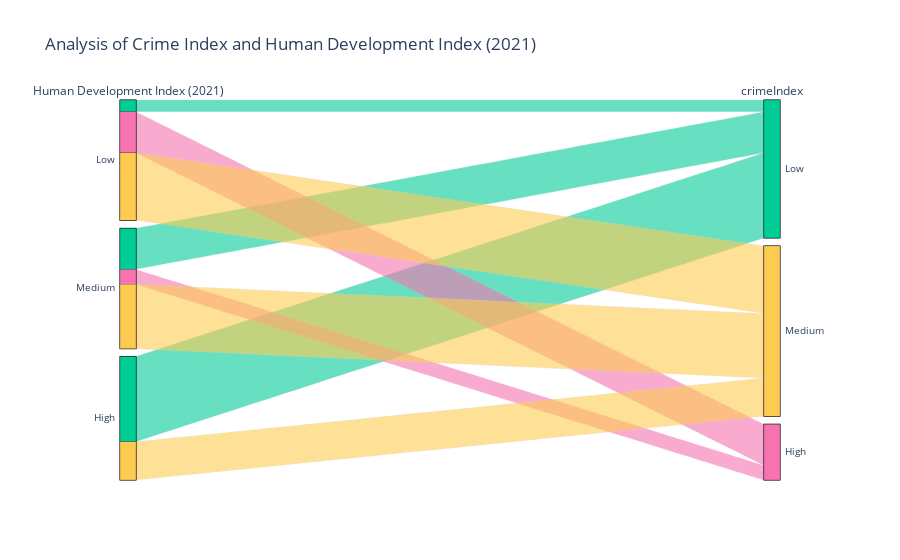

Notebook cell for this chart:
### Code cell
df_development = pd.read_csv('datasets/Human Development Index.csv')
df_world = pd.read_csv('datasets/crime-rate-by-country-2023.csv')

color_map = {'Low': '#00cc96', 'Medium': '#fecb52', 'High': '#f673b0'}

# Filter and rename columns
df_development_filtered = df_development[['Country', 'HDI Rank (2021)', 'Human Development Index (2021)', 'Inequality in income (2021)']]
df_development_filtered = df_development_filtered.rename(columns={'Country': 'country'})

# Merge dataframes
hdi_df = df_development_filtered[['country', 'Human Development Index (2021)']]
merged_hdi_df = pd.merge(df_world, hdi_df, on='country', how='inner')

# Define bins and labels for crimeIndex and Human Development Index (2021)
bins_crime = [-float('inf'), 40, 60, float('inf')]
labels_crime = ['Low', 'Medium', 'High']
bins_hdi = [merged_hdi_df['Human Development Index (2021)'].min(), 
            merged_hdi_df['Human Development Index (2021)'].quantile(1/3), 
            merged_hdi_df['Human Development Index (2021)'].quantile(2/3), 
            merged_hdi_df['Human Development Index (2021)'].max()]
labels_hdi = ['Low', 'Medium', 'High']

# Apply binning
merged_hdi_df['crimeIndex'], bins_cut_crime = pd.cut(merged_hdi_df['crimeIndex'], bins=bins_crime, labels=labels_crime, retbins=True)
merged_hdi_df['Human Development Index (2021)'], bins_cut_hdi = pd.cut(merged_hdi_df['Human Development Index (2021)'], bins=bins_hdi, labels=labels_hdi, retbins=True)

# Drop NaN values if any
merged_hdi_df = merged_hdi_df.dropna(subset=['crimeIndex', 'Human Development Index (2021)'])

# Create parallel categories plot
parcat = go.Parcats(dimensions=[
                    {'label': 'Human Development Index (2021)', 'values': merged_hdi_df['Human Development Index (2021)'], 'categoryorder': 'array', 'categoryarray': ['Low', 'Medium', 'High']},
                    {'label': 'crimeIndex', 'values': merged_hdi_df['crimeIndex'], 'categoryorder': 'array', 'categoryarray': ['Low', 'Medium', 'High']}
                    ],
                    line=dict(color=merged_hdi_df['crimeIndex'].map(color_map)))

gdi_figure = go.Figure(parcat)
gdi_figure.update_layout(title='Analysis of Crime Index and Human Development Index (2021)',
                        height = 500)
gdi_figure.show()

### Figure 1 — Plotly figure (JSON) as saved in the notebook; plotly's stock layout.template omitted (floating-point values rounded to 4 significant figures)
{"data": [{"dimensions": [{"categoryarray": ["Low", "Medium", "High"], "categoryorder": "array", "label": "Human Development Index (2021)", "values": ["Low", "Low", "Low", "Low", "Low", "Low", "Medium", "Low", "Medium", "Low", "Low", "Low", "Low", "Low", "Medium", "Medium", "Low", "Medium", "Low", "Medium", "Low", "Low", "Low", "Medium", "Medium", "Medium", "Low", "Low", "Medium", "Low", "Medium", "Medium", "Medium", "Medium", "Medium", "High", "Low", "Medium", "High", "Medium", "Low", "Low", "Medium", "Low", "Low", "Medium", "Low", "Low", "High", "Low", "High", "Medium", "Low", "Medium", "Low", "Low", "Medium", "High", "Low", "High", "High", "Medium", "High", "High", "Low", "Medium", "Low", "High", "High", "Medium", "Low", "Low", "Low", "High", "Medium", "Medium", "High", "Low", "Medium", "Medium", "Medium", "High", "Medium", "Medium", "Low", "High", "High", "High", "High", "Low", "Medium", "High", "High", "Medium", "High", "High", "High", "High", "Medium", "High", "Medium", "Medium", "Medium", "High", "High", "High", "High", "High", "High", "High", "High", "Low", "High", "High", "High", "Medium", "Medium", "High", "High", "High", "High", "Medium", "High", "High"]}, {"categoryarray": ["Low", "Medium", "High"], "categoryorder": "array", "label": "crimeIndex", "values": ["High", "High", "High", "High", "High", "High", "High", "High", "High", "High", "High", "High", "High", "High", "High", "High", "High", "High", "High", "Medium", "Medium", "Medium", "Medium", "Medium", "Medium", "Medium", "Medium", "Medium", "Medium", "Medium", "Medium", "Medium", "Medium", "Medium", "Medium", "Medium", "Medium", "Medium", "Medium", "Medium", "Medium", "Medium", "Medium", "Medium", "Medium", "Medium", "Medium", "Medium", "Medium", "Medium", "Medium", "Medium", "Medium", "Medium", "Medium", "Medium", "Medium", "Medium", "Medium", "Medium", "Medium", "Medium", "Medium", "Medium", "Medium", "Medium", "Medium", "Medium", "Medium", "Medium", "Medium", "Medium", "Medium", "Medium", "Medium", "Medium", "Medium", "Low", "Low", "Low", "Low", "Low", "Low", "Low", "Low", "Low", "Low", "Low", "Low", "Low", "Low", "Low", "Low", "Low", "Low", "Low", "Low", "Low", "Low", "Low", "Low", "Low", "Low", "Low", "Low", "Low", "Low", "Low", "Low", "Low", "Low", "Low", "Low", "Low", "Low", "Low", "Low", "Low", "Low", "Low", "Low", "Low", "Low", "Low"]}], "line": {"color": ["#f673b0", "#f673b0", "#f673b0", "#f673b0", "#f673b0", "#f673b0", "#f673b0", "#f673b0", "#f673b0", "#f673b0", "#f673b0", "#f673b0", "#f673b0", "#f673b0", "#f673b0", "#f673b0", "#f673b0", "#f673b0", "#f673b0", "#fecb52", "#fecb52", "#fecb52", "#fecb52", "#fecb52", "#fecb52", "#fecb52", "#fecb52", "#fecb52", "#fecb52", "#fecb52", "#fecb52", "#fecb52", "#fecb52", "#fecb52", "#fecb52", "#fecb52", "#fecb52", "#fecb52", "#fecb52", "#fecb52", "#fecb52", "#fecb52", "#fecb52", "#fecb52", "#fecb52", "#fecb52", "#fecb52", "#fecb52", "#fecb52", "#fecb52", "#fecb52", "#fecb52", "#fecb52", "#fecb52", "#fecb52", "#fecb52", "#fecb52", "#fecb52", "#fecb52", "#fecb52", "#fecb52", "#fecb52", "#fecb52", "#fecb52", "#fecb52", "#fecb52", "#fecb52", "#fecb52", "#fecb52", "#fecb52", "#fecb52", "#fecb52", "#fecb52", "#fecb52", "#fecb52", "#fecb52", "#fecb52", "#00cc96", "#00cc96", "#00cc96", "#00cc96", "#00cc96", "#00cc96", "#00cc96", "#00cc96", "#00cc96", "#00cc96", "#00cc96", "#00cc96", "#00cc96", "#00cc96", "#00cc96", "#00cc96", "#00cc96", "#00cc96", "#00cc96", "#00cc96", "#00cc96", "#00cc96", "#00cc96", "#00cc96", "#00cc96", "#00cc96", "#00cc96", "#00cc96", "#00cc96", "#00cc96", "#00cc96", "#00cc96", "#00cc96", "#00cc96", "#00cc96", "#00cc96", "#00cc96", "#00cc96", "#00cc96", "#00cc96", "#00cc96", "#00cc96", "#00cc96", "#00cc96", "#00cc96", "#00cc96", "#00cc96"]}, "type": "parcats"}], "layout": {"autosize": true, "title": {"text": "Analysis of Crime Index and Human Development Index (2021)"}}}
